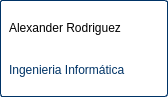
<?xml version="1.0" encoding="UTF-8"?>
<ui version="4.0">
 <class>Form</class>
 <widget class="QWidget" name="Form">
  <property name="geometry">
   <rect>
    <x>0</x>
    <y>0</y>
    <width>168</width>
    <height>97</height>
   </rect>
  </property>
  <property name="cursor">
   <cursorShape>PointingHandCursor</cursorShape>
  </property>
  <property name="windowTitle">
   <string>Form</string>
  </property>
  <property name="styleSheet">
   <string notr="true">QWidget{
background-color: rgb(255, 255, 255);
color: rgb(0, 0, 0);
border-radius:3px;
border:1px solid rgb(0,51,102);
}</string>
  </property>
  <layout class="QGridLayout" name="gridLayout">
   <property name="leftMargin">
    <number>0</number>
   </property>
   <property name="topMargin">
    <number>0</number>
   </property>
   <property name="rightMargin">
    <number>0</number>
   </property>
   <property name="bottomMargin">
    <number>0</number>
   </property>
   <property name="spacing">
    <number>0</number>
   </property>
   <item row="0" column="0">
    <widget class="MiWidgetClickeable" name="widget" native="true">
     <property name="styleSheet">
      <string notr="true"/>
     </property>
     <layout class="QVBoxLayout" name="verticalLayout">
      <item>
       <widget class="QLabel" name="nombre">
        <property name="enabled">
         <bool>true</bool>
        </property>
        <property name="sizePolicy">
         <sizepolicy hsizetype="Preferred" vsizetype="Preferred">
          <horstretch>0</horstretch>
          <verstretch>0</verstretch>
         </sizepolicy>
        </property>
        <property name="styleSheet">
         <string notr="true">color: rgb(0, 0, 0);
font: 16pt &quot;Segoe UI&quot;;
padding:0px;
margin:0px;
border:none;</string>
        </property>
        <property name="text">
         <string>Alexander Rodriguez</string>
        </property>
        <property name="wordWrap">
         <bool>true</bool>
        </property>
       </widget>
      </item>
      <item>
       <widget class="QLabel" name="carrera">
        <property name="styleSheet">
         <string notr="true">color: rgb(0, 51, 102);
border:none;</string>
        </property>
        <property name="text">
         <string>Ingenieria Informática</string>
        </property>
       </widget>
      </item>
     </layout>
    </widget>
   </item>
  </layout>
 </widget>
 <customwidgets>
  <customwidget>
   <class>MiWidgetClickeable</class>
   <extends>QWidget</extends>
   <header>widgets_personalizados.h</header>
   <container>1</container>
  </customwidget>
 </customwidgets>
 <resources/>
 <connections/>
</ui>
